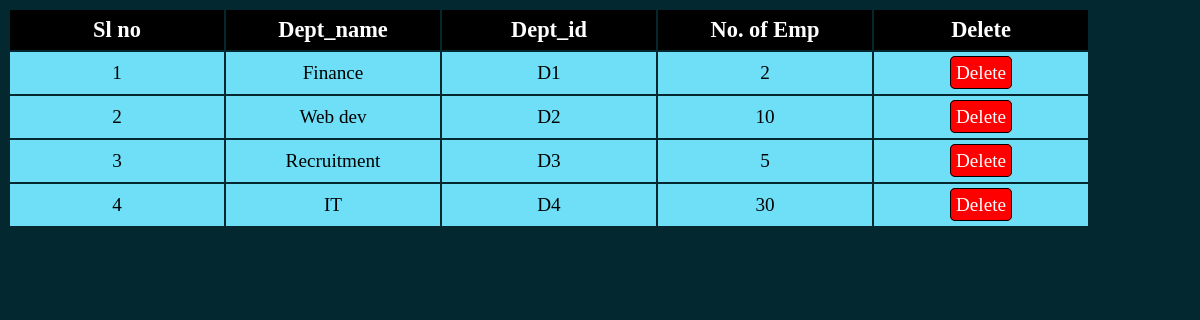
/displaydept.php, run on the app's committed database.
### tables this page shows
CREATE TABLE `department` (
  `id` int(10) NOT NULL,
  `d_name` varchar(20) NOT NULL,
  `d_id` varchar(10) NOT NULL,
  `d_emp` int(10) NOT NULL
);

### displaydept.php (the view, shortened to what this page needs)
<?php
    include "Connection.php";
    $query = "select * from department";
    $data = mysqli_query($conn,$query);
    $result = $data;
?>
<!DOCTYPE html>
<html lang="en">
<head>
    <link rel="stylesheet" href="style3.css">
</head>
<body>
    <table class="tbl">
        <thead>
            <tr>
                <th scope="col" class="table1">Sl no</th>
                <th scope="col" class="table1">Dept_name</th>
                <th scope="col" class="table1">Dept_id</th>
                <th scope="col" class="table1">No. of Emp</th>
                <th scope="col" class="table1">Delete</th>
            </tr>
            <?php
            if($result){
                $i=1;
                while($result = mysqli_fetch_assoc($data))
                {
                    echo "
                    <tr>
                        <td class='c1'>".$i++."</td>
                        <td class='c1'>".$result['d_name']."</td>
                        <td class='c1'>".$result['d_id']."</td>
                        <td class='c1'>".$result['d_emp']."</td>
                        <td class='c1'><a href='deletedept.php?rn=$result[id]' onclick='return
                        checkdelete()' class='btn2'>Delete</a></td>
                    </tr>
                    ";
                }
            }
            else{
                echo "No data found";
            }
            ?>
        </thead>
    </table>
</body>
</html>

### style3.css (style rules this page uses)
body { background-color: rgb(3,40,48); color: white; }
.table1 { margin: auto; width: 200px; background-color: black; color: #fff; padding: 7px; font-size: 1.4em; }
.btn1,.btn2 { text-decoration: none; border: 1px solid black; padding: 5px; color: #fff; border-radius: 5px; }
.btn2 { background-color: red; }
.c1 { padding: 10px; text-align: center; background-color: rgb(110,223,246); color: black; font-size: 1.2em; }

### data on the page
department: d_name "Finance", d "D1", d_emp "2"
department: d_name "Web dev", d "D2", d_emp "10"
department: d_name "Recruitment", d "D3", d_emp "5"
department: d_name "IT", d "D4", d_emp "30"
